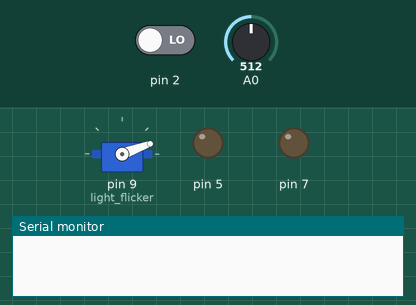
The sketch below on a simulated Arduino Uno, built with avr-gcc and run on an emulated ATmega328P. Shown: servo, output pins drawn as LEDs (lit = HIGH), the last lines printed to the serial monitor. The test bench sets the inputs (shaded band); at power-on: A0 = 512, pin 2 LOW.

Above: at 0.05 s.
At 1.26 s:
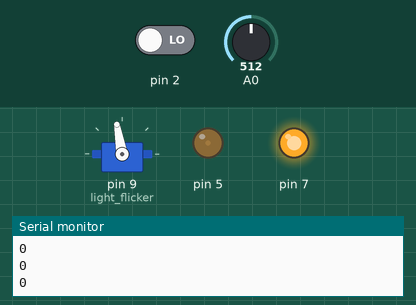
1.3 s: A0 set to 290
At 2.0 s:
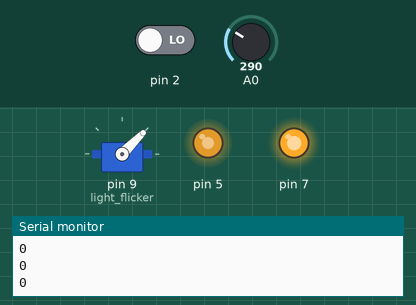
Timing chart, 0 to 15.5 s (numbered marks = the images above; inputs shaded):
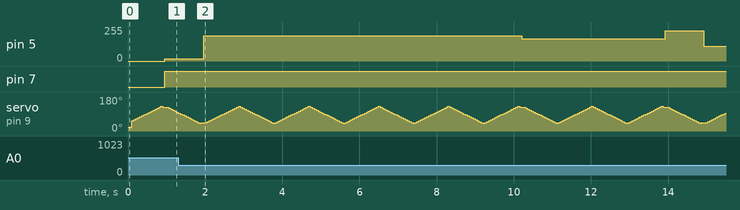

The sketch:

hackGT.ino.ino
```cpp
#include <Servo.h>

Servo light_flicker;
int val;
int pos = 50;
bool bluetooth = true;
void setup() {
  // put your setup code here, to run once:
  light_flicker.attach(9);
  bluetooth = true;
  pinMode(2, INPUT);
  pinMode(7, OUTPUT);
  //pinMode(4, INPUT);
  digitalWrite(2, LOW);
  digitalWrite(7,LOW);
  //digitalWrite(4, LOW);
  Serial.begin(9600);
  light_flicker.write(20);
}
int inc = 5;
int count = 0;
void loop() {
  while (digitalRead(2) == HIGH) {}
  // put your main  code here, to run repeatedly:
  count = millis();
  delay(100);
  bool keepGoing = true;
  while (keepGoing) {
    Serial.println(digitalRead(2));
    if ((pos == 40) || (pos == 130)) {
      inc = inc * -1;
      if (millis() % 4 == 0) {
        keepGoing = false;
      }
    }
    pos += inc;
    light_flicker.write(pos);
    delay(50);                       // waits 15ms for the servo to reach the position
    val = analogRead(0);
    if (val > 300) {
      count++;
    }
  }
  count = count % 1023;
  digitalWrite(7,HIGH);
  analogWrite(5, count);
}
```
